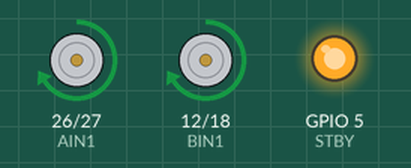
The sketch below on a simulated Seeed XIAO ESP32-S3. Shown: motor-driver pin pairs drawn as motors (green arrow = first pin HIGH = forward, orange = second pin HIGH = backward, longer = more drive, scaled by the enable pin, stopped while the standby pin is LOW), output pins drawn as LEDs (lit = HIGH).

Above: at 1.0 s.
At 5.5 s:
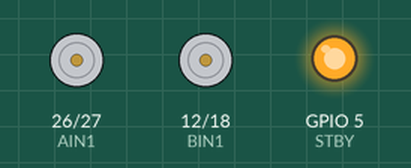
Timing chart, 0 to 6.9 s (numbered marks = the images above):
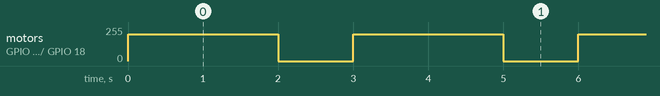

Measured:
- by itself, motor on GPIO 26 (AIN1) / GPIO 27 (AIN2), motor on GPIO 12 (BIN1) / GPIO 18 (BIN2): alternates forward 199/255 for 2.0 s and stopped for 1.0 s

The sketch:

n20esp.ino
```cpp
// Motor A Pins
const int PWMA = 25;
const int AIN1 = 26;
const int AIN2 = 27;

// Motor B Pins
const int PWMB = 14;
const int BIN1 = 12;
const int BIN2 = 18;

const int STBY = 5;

// New PWM Settings
const int freq = 5000;
const int res = 8; // 8-bit resolution (0-255)

void setup() {
  pinMode(AIN1, OUTPUT); pinMode(AIN2, OUTPUT);
  pinMode(BIN1, OUTPUT); pinMode(BIN2, OUTPUT);
  pinMode(STBY, OUTPUT);

  // NEW ESP32 3.0 API: ledcAttach(pin, frequency, resolution)
  // No need for separate channel numbers anymore!
  ledcAttach(PWMA, freq, res);
  ledcAttach(PWMB, freq, res);

  digitalWrite(STBY, HIGH);
}

void loop() {
  drive(200, 200);
  delay(2000);
  drive(0, 0);
  delay(1000);
}

void drive(int speedA, int speedB) {
  // Motor A
  if (speedA > 0) {
    digitalWrite(AIN1, HIGH); digitalWrite(AIN2, LOW);
  } else if (speedA < 0) {
    digitalWrite(AIN1, LOW); digitalWrite(AIN2, HIGH);
  } else {
    digitalWrite(AIN1, LOW); digitalWrite(AIN2, LOW);
  }
  // NEW API: ledcWrite(pin, value) instead of channel
  ledcWrite(PWMA, abs(speedA));

  // Motor B
  if (speedB > 0) {
    digitalWrite(BIN1, HIGH); digitalWrite(BIN2, LOW);
  } else if (speedB < 0) {
    digitalWrite(BIN1, LOW); digitalWrite(BIN2, HIGH);
  } else {
    digitalWrite(BIN1, LOW); digitalWrite(BIN2, LOW);
  }
  ledcWrite(PWMB, abs(speedB));
}
```
